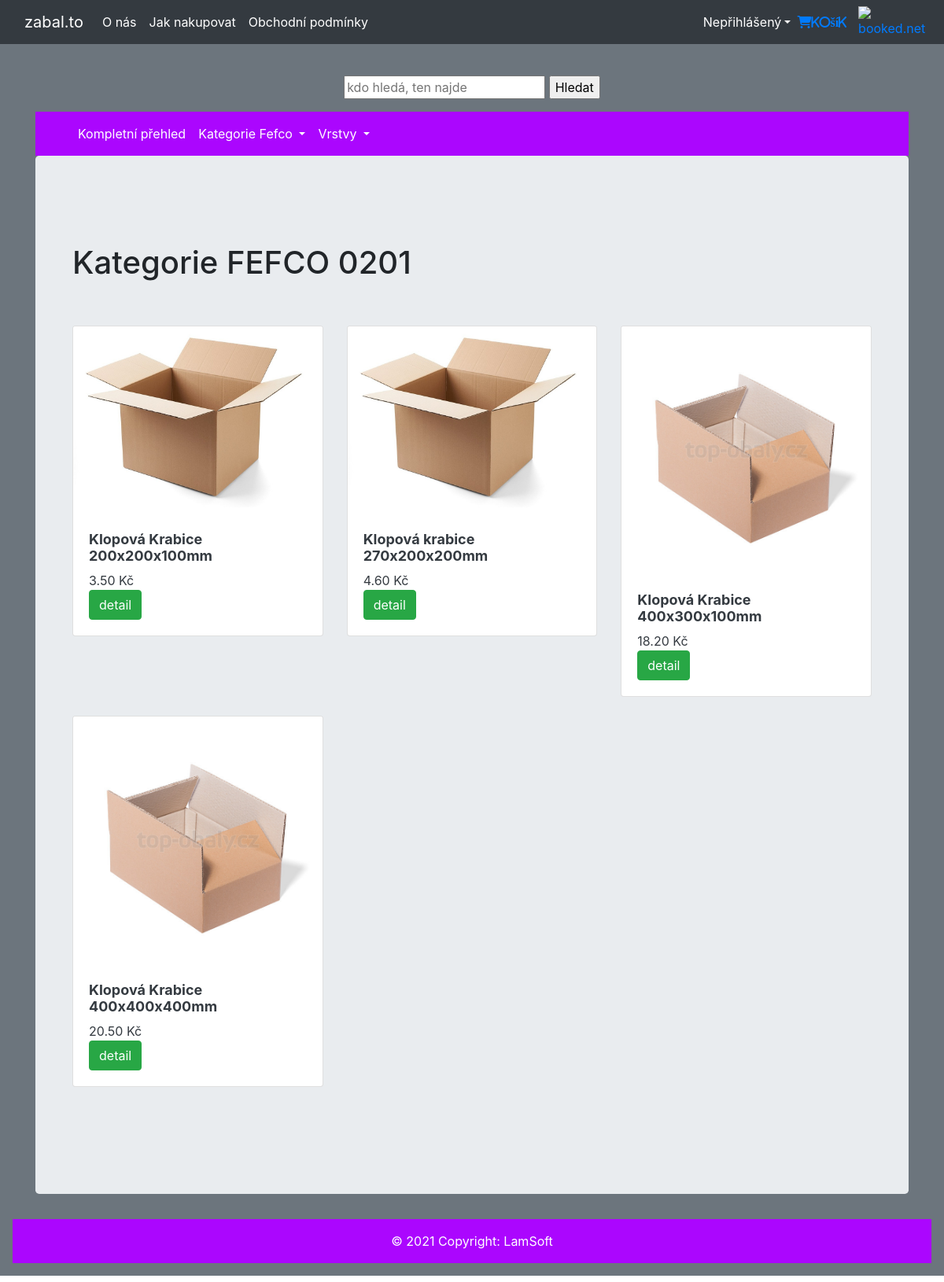
/products/fefco/201/, run on the app's committed database.
### utils/models.py (models this page shows, shortened)
class Box(Model):
    name = CharField(max_length=50)
    size = CharField(max_length=20)
    color = CharField(max_length=20)
    layer = ForeignKey(Layer, on_delete=DO_NOTHING)
    fefco = ForeignKey(Fefco, on_delete=DO_NOTHING)
    description = CharField(max_length=500)
    price_a = DecimalField(max_digits=8, decimal_places=2)
    price_n = DecimalField(max_digits=8, decimal_places=2)
    photo = ImageField(upload_to='media')
    quantity = IntegerField()
    discount_price = FloatField(blank=True, null=True)

### utils/views.py (the view)
# urls.py: path('products/fefco/<str:fefco>/', FrontFefcoListView.as_view(), name='fefco_products'),
class FrontFefcoListView(ListView):
    template_name = "front_fefco_list.html"
    context_object_name = "fefcolist"
    def get_queryset(self):
        content = {
            'fefcotype': self.kwargs['fefco'],
            'products': Box.objects.filter(fefco__fefco_code=self.kwargs['fefco'])
        }
        return content

### utils/templates/front_fefco_list.html (shortened to what this page needs)
   {% extends "front.html" %}
    {% block content %}
       <div class="album py-5 bg-grey">
        <div class="container">
          <div class="row">
        <div class="col-12 pb-5"><h1> Kategorie FEFCO 0{{fefcolist.fefcotype}}</h1></div>
        {% for product in fefcolist.products %}
            <div class="col-md-4">
            <a class="text-dark" href="#">
              <div class="card mb-4 box-shadow">
                <img src="{{ MEDIA_URL }}/{{product.photo}}" class="card-img-top" alt="Picture">
                <div class="card-body">
                  <h2 style="font-size:18px;font-weight:bold">{{product.name}} {{product.size}}</h2>
                  <p class="card-text">{{product.price_a}} Kč</p>
                    <th scope="row">
                        <a class="btn btn-success btm-sm" href="{% url 'product_detail' pk=product.id %}">detail</a>
                    </th>
                </div>
              </div>
              </a>
            </div>
        {% endfor %}
          </div>
        </div>
      </div>
    {% endblock %}

### data on the page
Box: photo (picture), name "Klopová Krabice", size "200x200x100mm", price_a "3.50"
Box: photo (picture), name "Klopová krabice", size "270x200x200mm", price_a "4.60"
Box: photo (picture), name "Klopová Krabice", size "400x300x100mm", price_a "18.20"
Box: photo (picture), name "Klopová Krabice", size "400x400x400mm", price_a "20.50"

### other printed values
{{ fefcolist.fefcotype }} "201"
